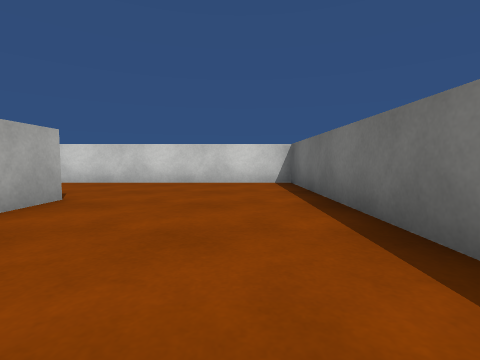
[1] (above)

20 first-person views from a walk through a scene from a Unity 3-D project. The camera is 0.54 m above the floor, tilts 4° down and sees 85° across. The floor is counted in squares, 1 m on a side. Each view is taken from the middle of a square. On the plan, view 1 faces up. The plan holds only what a view shows up to about 9 squares ahead; the rest is blank. Surface patterns are stand-ins for the level's own textures.

[2]
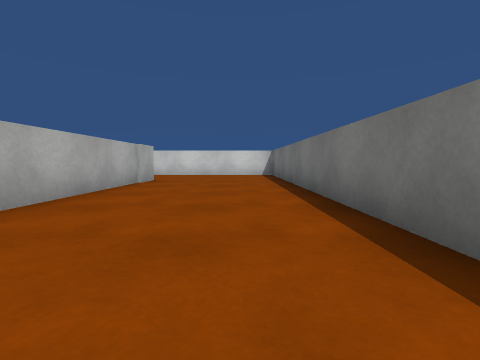

[3]
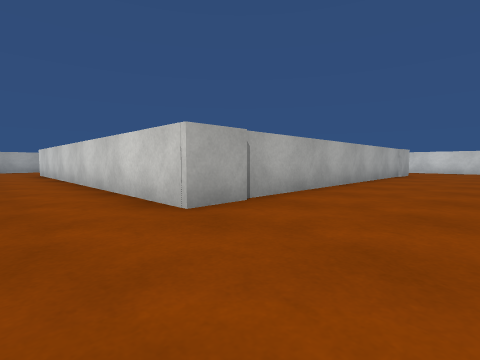

[4]
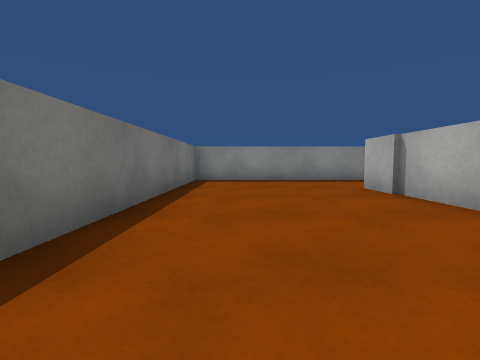

[5]
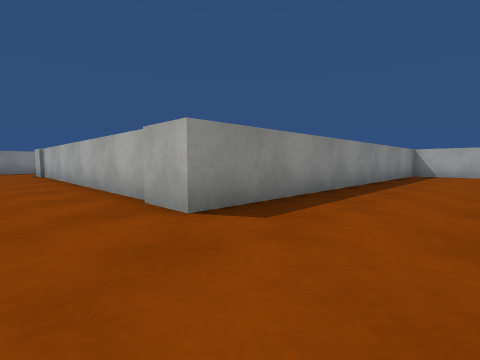

[6]
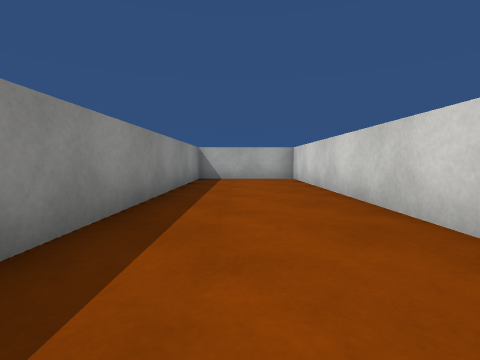

[7]
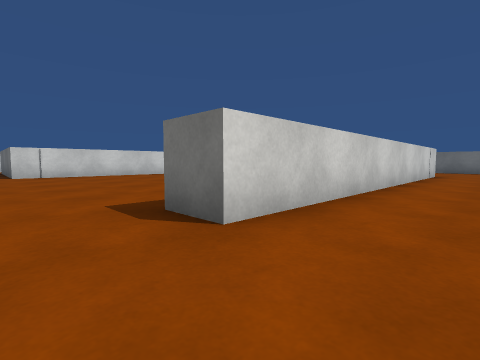

[8]
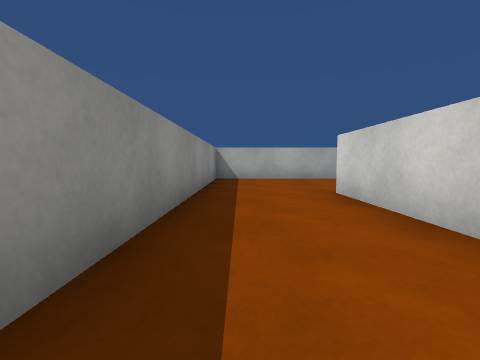

[9]
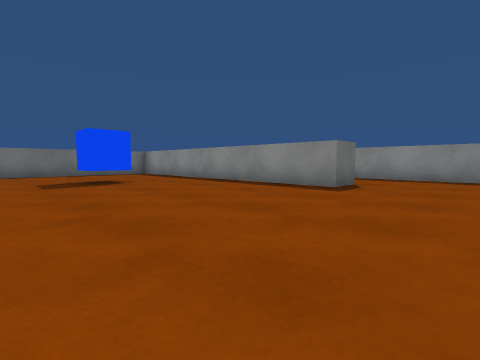

[10]
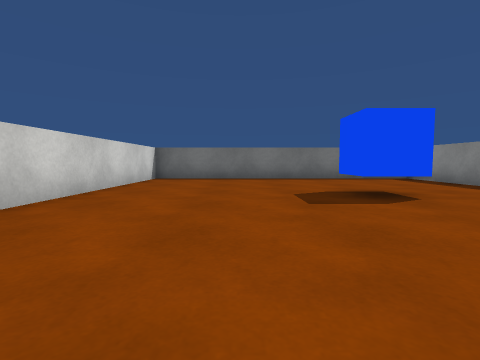

[11]
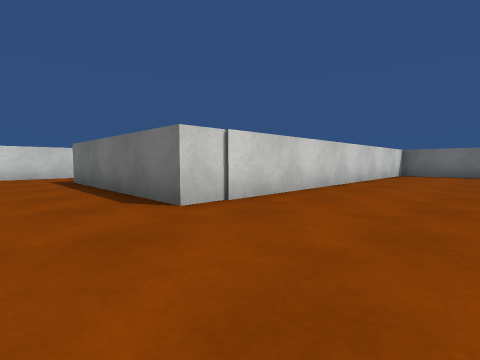

[12]
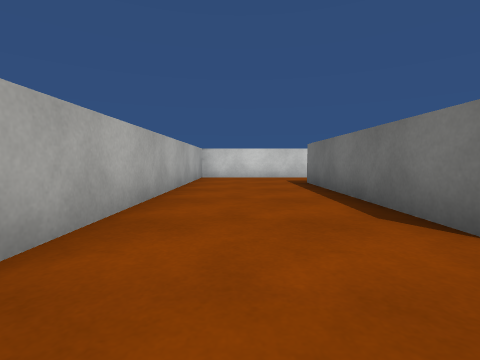

[13]
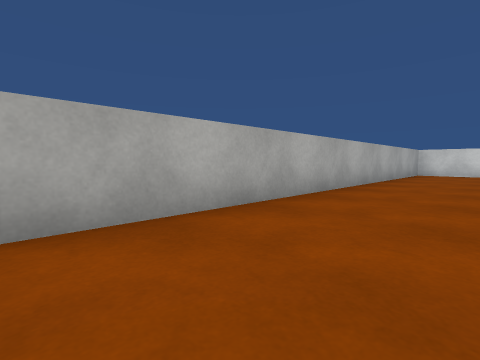

[14]
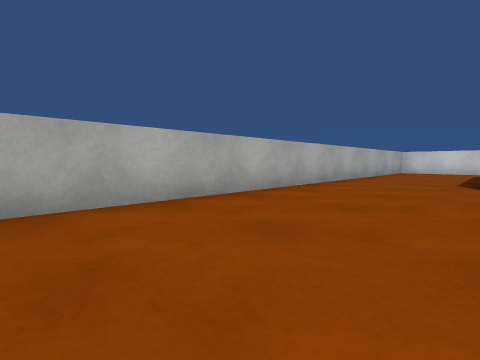

[15]
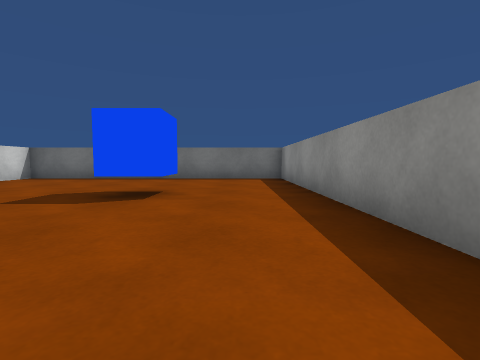

[16]
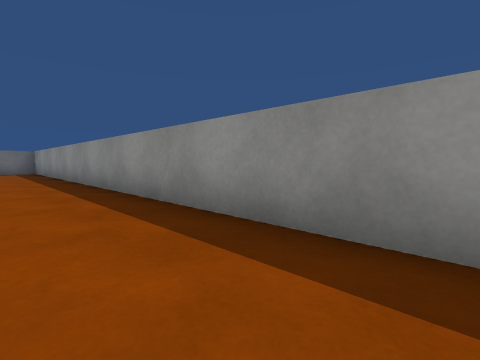

[17]
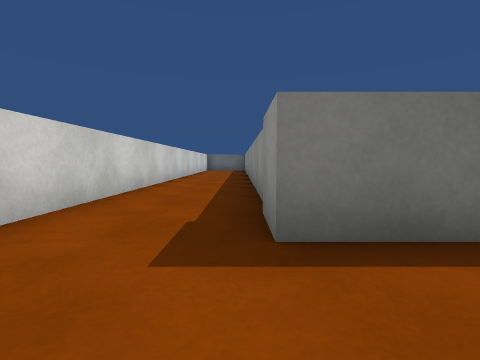

[18]
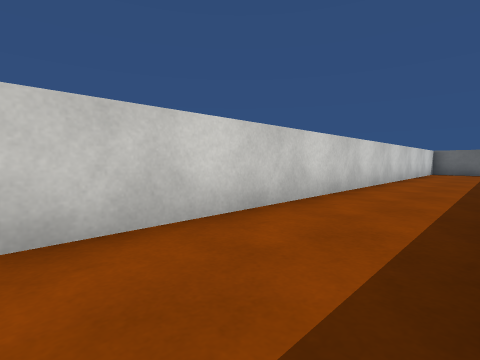

[19]
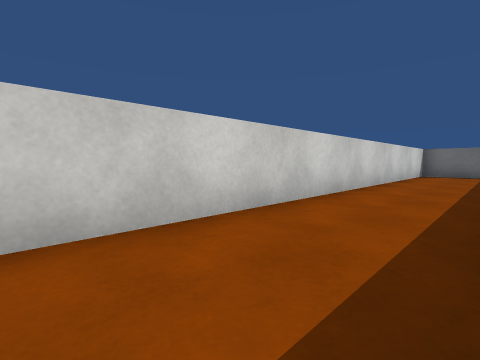

[20]
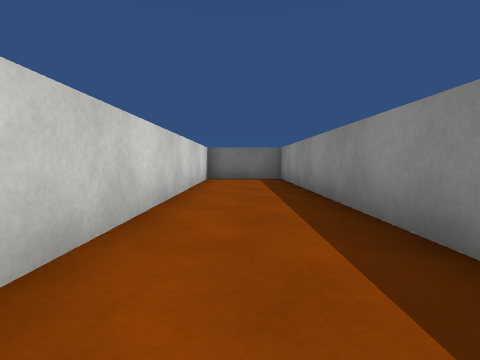

### Floor plan
Points are (right, up) in squares from view 1. A wall is a line through its corners. A room is listed if a view was taken in it or the views show most of it. See-through windows are left out.
Room 1 (views 1, 2, 3, 4, 5, 6)
walls: (-2.4, -8.8) (1.3, -8.8) (1.3, 6.7) (-12.3, 6.7) (-12.3, 3.7) (-2.6, 3.7) (-2.6, -6.3)
ways out: opening at (-2, -7.5) to room 2
Room 2 (views 7, 8, 9, 10, 11, 12, 13, 14, 15, 16, 17, 18, 19, 20)
walls: (-2.6, -6.3) (-12.5, -6.3) (-12.5, -5.3) (-3.6, -5.3) (-3.6, 2.7) (-13.3, 2.7) (-13.3, 7.7) (1.3, 7.7) (1.3, 10) (-16.3, 10) (-16.3, -8.8) (-2.4, -8.8)
ways out: opening at (-2, -7.5) to room 1
objects: blue cube (-8, -3) to (-7, -2)

Where each view was taken, in squares from view 1:
view 1: 0 up, 0 right, facing up
view 2: 4 down, 0 right, facing up
view 3: 8 down, 0 right, facing up-left
view 4: 1 down, 0 right, facing down
view 5: 6 up, 1 left, facing down-left
view 6: 5 up, 4 left, facing left
view 7: 8 down, 14 left, facing up-right
view 8: 8 down, 8 left, facing left
view 9: 0 up, 15 left, facing down-right
view 10: 0 up, 12 left, facing right
view 11: 0 up, 15 left, facing up-right
view 12: 1 up, 15 left, facing up
view 13: 2 down, 14 left, facing up-left
view 14: 4 down, 13 left, facing up-left
view 15: 4 down, 12 left, facing right
view 16: 7 down, 13 left, facing down-right
view 17: 8 up, 15 left, facing right
view 18: 8 up, 12 left, facing up-right
view 19: 8 up, 10 left, facing up-right
view 20: 9 up, 7 left, facing right
